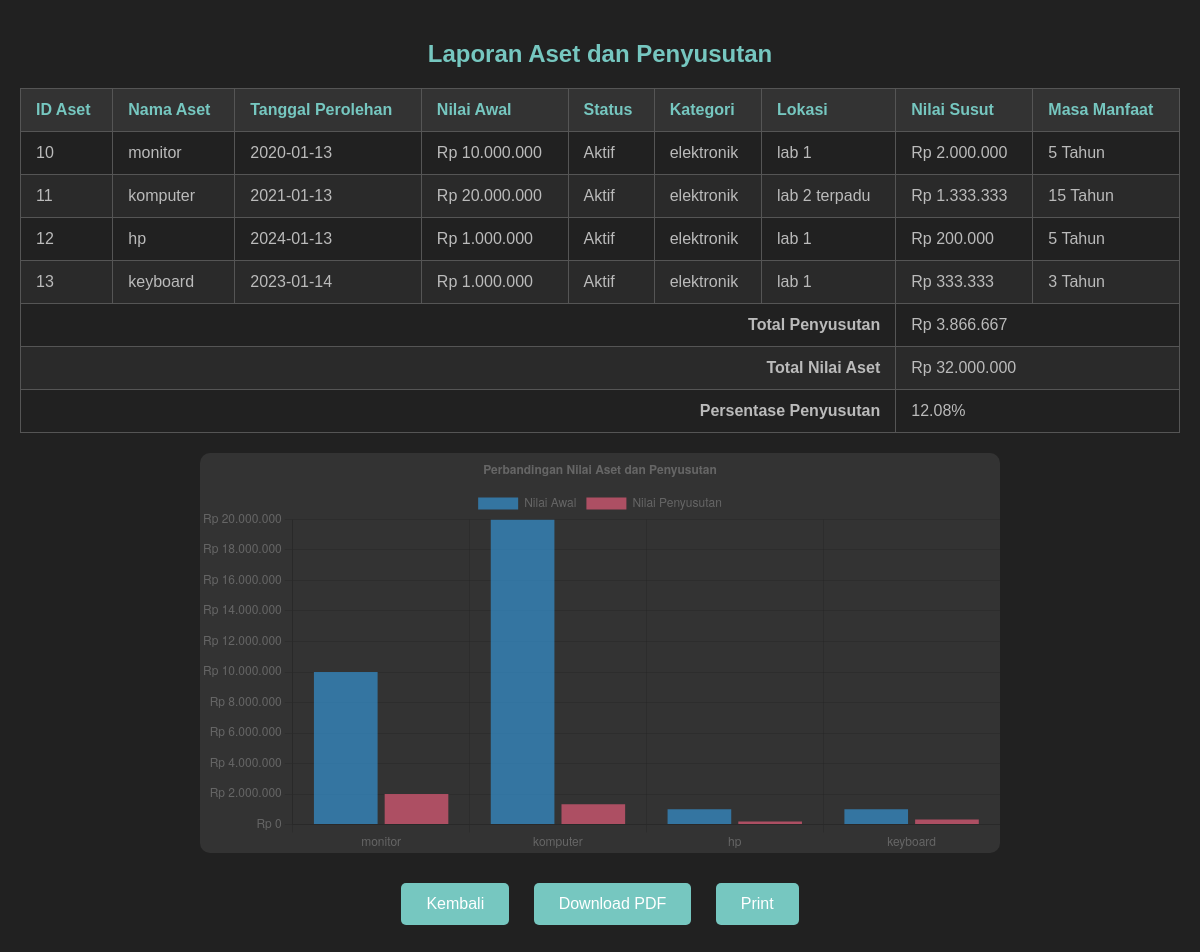
Page /lap/laporan.php (signed in) on the committed database.
### tables this page shows
CREATE TABLE `aset` (
  `id_aset` int(11) NOT NULL,
  `nama_aset` varchar(255) NOT NULL,
  `kategori_id` int(11) DEFAULT NULL,
  `lokasi_id` int(11) DEFAULT NULL,
  `tanggal_perolehan` date DEFAULT NULL,
  `nilai_awal` decimal(15,0) DEFAULT NULL,
  `status` enum('Aktif','Tidak Aktif','Dalam Perbaikan') DEFAULT 'Aktif',
  `nilai_susut` double DEFAULT 0,
  `masa_manfaat` int(11) DEFAULT NULL
);

CREATE TABLE `kategori` (
  `id_kategori` int(11) NOT NULL,
  `nama_kategori` varchar(100) NOT NULL,
  `deskripsi` text DEFAULT NULL,
  `parent_id` int(11) DEFAULT NULL
);

CREATE TABLE `lokasi` (
  `id_lokasi` int(11) NOT NULL,
  `nama_lokasi` varchar(255) NOT NULL,
  `alamat` text DEFAULT NULL
);

CREATE TABLE `penyusutan` (
  `id_penyusutan` int(11) NOT NULL,
  `id_aset` int(11) NOT NULL,
  `tahun` year(4) NOT NULL,
  `nilai_susut` decimal(15,2) NOT NULL,
  `nilai_sisa` decimal(15,2) NOT NULL
);

### lap/laporan.php (the view, shortened to what this page needs)
<!DOCTYPE html>
<html lang="id">
<head>
    <link rel="stylesheet" type="text/css" href="../assets/style_pelaporan.css">
</head>
<body>
<h2>Laporan Aset dan Penyusutan</h2>
<?php
include('../include/koneksi.php');
$query = "
    SELECT
        a.id_aset,
        a.nama_aset,
        a.tanggal_perolehan,
        a.nilai_awal,
        a.status,
        k.nama_kategori,
        l.nama_lokasi,
        p.nilai_susut,
        a.masa_manfaat
    FROM aset a
    LEFT JOIN kategori k ON a.kategori_id = k.id_kategori
    LEFT JOIN lokasi l ON a.lokasi_id = l.id_lokasi
    LEFT JOIN penyusutan p ON a.id_aset = p.id_aset
";
$result = $conn->query($query);
$labels = [];
$nilai_awal_list = [];
$nilai_susut_list = [];
if ($result->num_rows > 0) {
    echo "<table id='tabelLaporan'>
            <thead>
            <tr>
                <th>ID Aset</th>
                <th>Nama Aset</th>
                <th>Tanggal Perolehan</th>
                <th>Nilai Awal</th>
                <th>Status</th>
                <th>Kategori</th>
                <th>Lokasi</th>
                <th>Nilai Susut</th>
                <th>Masa Manfaat</th>
            </tr>
            </thead>
            <tbody>";
    $totalPenyusutan = 0;
    $totalNilaiAset = 0;
    while ($row = $result->fetch_assoc()) {
        $totalPenyusutan += $row['nilai_susut'];
        $totalNilaiAset += $row['nilai_awal'];
        $labels[] = $row['nama_aset'];
        $nilai_awal_list[] = $row['nilai_awal'];
        $nilai_susut_list[] = $row['nilai_susut'];
        echo "<tr>
                <td>" . $row['id_aset'] . "</td>
                <td>" . $row['nama_aset'] . "</td>
                <td>" . $row['tanggal_perolehan'] . "</td>
                <td>Rp " . number_format($row['nilai_awal'], 0, ',', '.') . "</td>
                <td>" . $row['status'] . "</td>
                <td>" . $row['nama_kategori'] . "</td>
                <td>" . $row['nama_lokasi'] . "</td>
                <td>Rp " . number_format($row['nilai_susut'], 0, ',', '.') . "</td>
                <td>" . $row['masa_manfaat'] . " Tahun</td>
              </tr>";
    }
    $persentasePenyusutan = ($totalNilaiAset > 0) ? ($totalPenyusutan / $totalNilaiAset) * 100 : 0;
    echo "<tr>
            <td colspan='7' style='text-align: right; font-weight: bold;'>Total Penyusutan</td>
            <td colspan='2'>Rp " . number_format($totalPenyusutan, 0, ',', '.') . "</td>
          </tr>";
    echo "<tr>
            <td colspan='7' style='text-align: right; font-weight: bold;'>Total Nilai Aset</td>
            <td colspan='2'>Rp " . number_format($totalNilaiAset, 0, ',', '.') . "</td>
          </tr>";
    echo "<tr>
            <td colspan='7' style='text-align: right; font-weight: bold;'>Persentase Penyusutan</td>
            <td colspan='2'>" . number_format($persentasePenyusutan, 2) . "%</td>
          </tr>";
    echo "</tbody></table>";
    $json_labels = json_encode($labels);
    $json_nilai_awal = json_encode($nilai_awal_list);
    $json_nilai_susut = json_encode($nilai_susut_list);
} else {
    echo "<p>Tidak ada data ditemukan.</p>";
}
?>
<?php if (!empty($labels)) : ?>
<canvas id="grafikAset" width="800" height="400"></canvas>
<div style="text-align: center; margin-top: 20px;">
    <button onclick="window.history.back()">Kembali</button>
    <button onclick="downloadPDF()">Download PDF</button>
    <button onclick="printPage()">Print</button>
</div>
<?php endif; ?>
<script>
    const labels = <?= $json_labels ?? '[]' ?>;
    const nilaiAwal = <?= $json_nilai_awal ?? '[]' ?>;
    const nilaiSusut = <?= $json_nilai_susut ?? '[]' ?>;
    const ctx = document.getElementById('grafikAset').getContext('2d');
    const grafikAset = new Chart(ctx, {
        type: 'bar',
        data: {
            labels: labels,
            datasets: [
                {
                    label: 'Nilai Awal',
                    data: nilaiAwal,
                    backgroundColor: 'rgba(54, 162, 235, 0.6)'
                },
                {
                    label: 'Nilai Penyusutan',
                    data: nilaiSusut,
                    backgroundColor: 'rgba(255, 99, 132, 0.6)'
                }
            ]
        },
        options: {
            responsive: true,
            plugins: {
                legend: { position: 'top' },
                title: {
                    display: true,
                    text: 'Perbandingan Nilai Aset dan Penyusutan'
                }
            },
            scales: {
                y: {
                    beginAtZero: true,
                    ticks: {
                        callback: function(value) {
                            return 'Rp ' + value.toLocaleString('id-ID');
                        }
                    }
                }
            }
        }
    });
    function downloadPDF() {
        window.jsPDF = window.jspdf.jsPDF;
        const doc = new jsPDF();
        doc.text("Laporan Aset dan Penyusutan", 20, 10);
        doc.autoTable({ html: '#tabelLaporan', startY: 20 });
        doc.save('laporan_aset.pdf');
    }
    function printPage() {
        window.print();
    }
</script>
</body>
</html>

### assets/style_pelaporan.css (style rules this page uses)
body { font-family: Arial, sans-serif; background-color: #212121; color: white; margin: 0; padding: 20px; }
h2 { text-align: center; color: #76c7c0; font-size: 24px; margin-bottom: 20px; }
table { width: 100%; border-collapse: collapse; margin-top: 20px; }
table th, table td { padding: 12px 15px; text-align: left; border: 1px solid #555; }
table th { background-color: #333; color: #76c7c0; }
table tr:nth-child(even) { background-color: #2a2a2a; }
table tr:nth-child(odd) { background-color: #212121; }
table td { color: #bbb; }
canvas { display: block; margin: 20px auto; background-color: #333; border-radius: 10px; }
button { background-color: #76c7c0; color: white; border: none; padding: 12px 25px; font-size: 16px; cursor: pointer; border-radius: 5px; transition: background-color 0.3s; margin: 10px; }
div { text-align: center; margin-top: 20px; }

### rows in the picture
aset: id_aset "10", nama_aset "monitor", tanggal_perolehan "2020-01-13", nilai_awal "10.000.000", status "Aktif", kategori.nama_kategori "elektronik", lokasi.nama_lokasi "lab 1", penyusutan.nilai_susut "2.000.000", masa_manfaat "5"
aset: id_aset "11", nama_aset "komputer", tanggal_perolehan "2021-01-13", nilai_awal "20.000.000", status "Aktif", kategori.nama_kategori "elektronik", lokasi.nama_lokasi "lab 2 terpadu", penyusutan.nilai_susut "1.333.333", masa_manfaat "15"
aset: id_aset "12", nama_aset "hp", tanggal_perolehan "2024-01-13", nilai_awal "1.000.000", status "Aktif", kategori.nama_kategori "elektronik", lokasi.nama_lokasi "lab 1", penyusutan.nilai_susut "200.000", masa_manfaat "5"
aset: id_aset "13", nama_aset "keyboard", tanggal_perolehan "2023-01-14", nilai_awal "1.000.000", status "Aktif", kategori.nama_kategori "elektronik", lokasi.nama_lokasi "lab 1", penyusutan.nilai_susut "333.333", masa_manfaat "3"

### other values in the picture
$totalPenyusutan "3.866.667"
$totalNilaiAset "32.000.000"
$persentasePenyusutan "12.08"
chart data {{ $json_labels }} ["monitor","komputer","hp","keyboard"]
chart data {{ $json_nilai_awal }} ["10000000","20000000","1000000","1000000"]
chart data {{ $json_nilai_susut }} ["2000000.00","1333333.33","200000.00","333333.33"]
